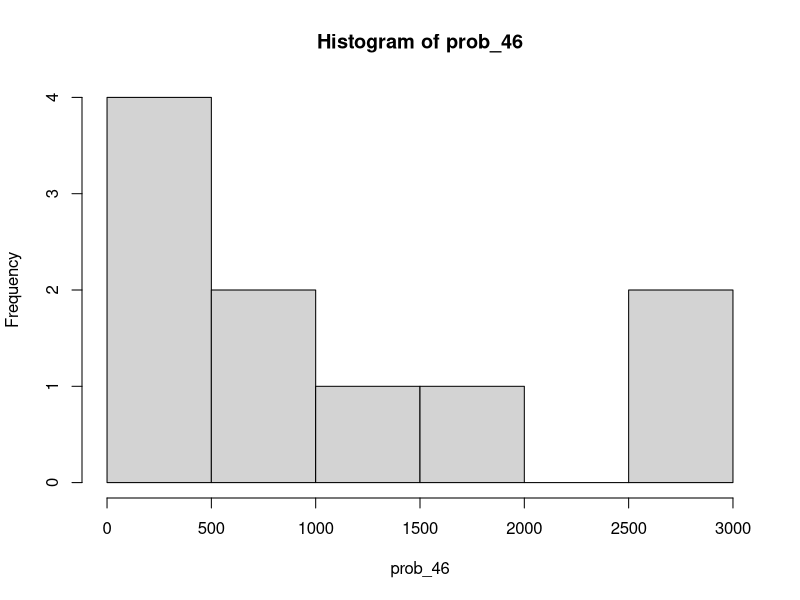

This figure's R source:
#---------------
# Case 3: The Birthday Proble
# Author: Eli Jordan
# MSBC 5031 - Quant Methods
#---------------

# set seed
set.seed(2)
# days in a year on earth (excluding Feb 29th)
days_in_year <- 1:365
# birthday_matches
# function to give a table of birthday matches
# parameters: group_size - number of people in the group
# output: table of matches on each date (given as days from YTD)
birthday_matches <- function(group_size){
  # samples days for 46 people
  samp <- sample(days_in_year, group_size, replace = TRUE)

  tab_samp <- table(samp) > 1

  return(sum(as.numeric(tab_samp)))
}

# simulate_birthday_matches
# simulates birthday problem
# parameters: sim_size - number of time to run the simulation
#            group_size - size of the group to simulate
# output: table counting the collisions that occured
simulate_birthday_matches <- function(sim_size=10000,group_size=50){
  sims <- rep(NA, sim_size)
  for(i in 1:sim_size){
    sims[i] <- birthday_matches(group_size)
  }
  collisions <- table(sims)

  return(collisions)
}

# now we can simulate any group size for any sim length
prob_46 <- simulate_birthday_matches(10000,46)
hist(prob_46)
#or, we can create a table of probabilites and plot it

# max_group = 50
# group_probs = rep(NA, max_group)
# for(i in 1:max_group){
#   group_probs[i] <- simulate_birthday_matches(10000,i)
# }

# barplot(group_probs,ylim=c(0,1),col="skyblue",ylab="Probability of at least 1 match",xlab="Group Size")


occurences_25 <- simulate_birthday_matches(10000,25)
